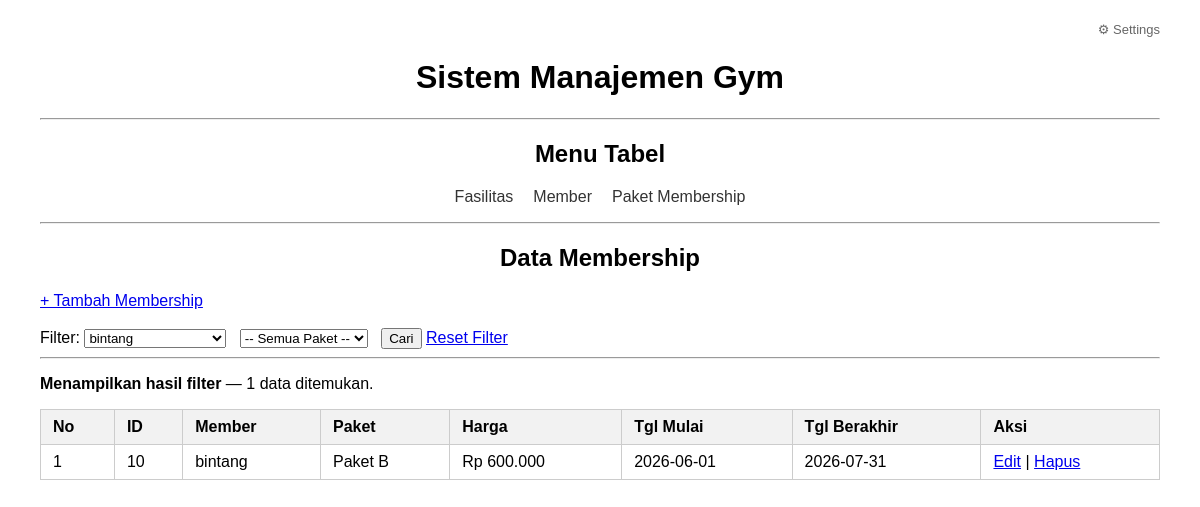
/ManajemenGym/index.php?f_member=3, run on the app's committed database.
### tables this page shows
CREATE TABLE `membership` (
  `id_membership` int(11) NOT NULL,
  `id_member` int(11) NOT NULL,
  `id_paket` int(11) NOT NULL,
  `tgl_mulai` date NOT NULL,
  `tgl_berakhir` date NOT NULL
);

CREATE TABLE `member` (
  `id_member` int(11) NOT NULL,
  `nama` varchar(100) NOT NULL,
  `tgl_lahir` date DEFAULT NULL,
  `jenis_kelamin` enum('L','P') DEFAULT NULL
);

CREATE TABLE `paket_membership` (
  `id_paket` int(11) NOT NULL,
  `nama_paket` varchar(100) NOT NULL,
  `batas_waktu` varchar(100) NOT NULL,
  `harga` int(20) NOT NULL
);

### ManajemenGym/index.php (the view, shortened to what this page needs)
<?php
require_once 'config/koneksi.php';
$f_member = $conn->real_escape_string(trim($_GET['f_member'] ?? ''));
$f_paket  = $conn->real_escape_string(trim($_GET['f_paket']  ?? ''));
$opt_member = $conn->query("SELECT id_member, nama FROM member ORDER BY nama ASC");
$where = [];
if ($f_member !== '') $where[] = "m.id_member = '$f_member'";
$sql_where = count($where) ? 'WHERE ' . implode(' AND ', $where) : '';
$semua = $conn->query("
    SELECT
        ms.id_membership,
        m.nama        AS nama_member,
        p.nama_paket,
        p.harga,
        ms.tgl_mulai,
        ms.tgl_berakhir
    FROM membership ms
    JOIN member m           ON ms.id_member = m.id_member
    JOIN paket_membership p ON ms.id_paket  = p.id_paket
    $sql_where
    ORDER BY ms.id_membership ASC
");
?>
<!DOCTYPE html>
<html lang="id">
<head>
</head>
<body>
<div class="nav-settings">
  <a href="gym_info/edit.php">⚙ Settings</a>
</div>
<h1>Sistem Manajemen Gym</h1>
<hr>
<h2>Menu Tabel</h2>
<nav>
  <ul>
    <li><a href="fasilitas/index.php">Fasilitas</a></li>
    <li><a href="member/index.php">Member</a></li>
    <li><a href="paket_membership/index.php">Paket Membership</a></li>
  </ul>
</nav>
<hr>
<h2>Data Membership</h2>
<a href="membership/tambah.php">+ Tambah Membership</a>
<br><br>
<form method="GET" action="index.php">
  <label>Filter:</label>
  <select name="f_member">
    <?php while ($row = $opt_member->fetch_assoc()): ?>
      <option value="<?= $row['id_member'] ?>" <?= $f_member == $row['id_member'] ? 'selected' : '' ?>>
        <?= htmlspecialchars($row['nama']) ?>
      </option>
    <?php endwhile; ?>
  </select>
  <select name="f_paket">
    <option value="">-- Semua Paket --</option>
  </select>
  <button type="submit">Cari</button>
  <a href="index.php">Reset Filter</a>
</form>
<hr>
<?php $ada_filter = ($f_member || $f_paket); ?>
<?php if ($ada_filter): ?>
  <p><strong>Menampilkan hasil filter</strong> — <?= $semua->num_rows ?> data ditemukan.</p>
<?php endif; ?>
<table>
  <thead>
    <tr>
      <th>No</th>
      <th>ID</th>
      <th>Member</th>
      <th>Paket</th>
      <th>Harga</th>
      <th>Tgl Mulai</th>
      <th>Tgl Berakhir</th>
      <th>Aksi</th>
    </tr>
  </thead>
  <tbody>
    <?php if ($semua->num_rows === 0): ?>
      <tr><td colspan="8" align="center">Belum ada data</td></tr>
    <?php else: $no = 1; while ($row = $semua->fetch_assoc()): ?>
    <tr>
      <td><?= $no++ ?></td>
      <td><?= $row['id_membership'] ?></td>
      <td><?= htmlspecialchars($row['nama_member']) ?></td>
      <td><?= htmlspecialchars($row['nama_paket']) ?></td>
      <td>Rp <?= number_format($row['harga'], 0, ',', '.') ?></td>
      <td><?= $row['tgl_mulai'] ?></td>
      <td><?= $row['tgl_berakhir'] ?></td>
      <td>
        <a href="membership/edit.php?id=<?= $row['id_membership'] ?>">Edit</a> |
        <a href="membership/hapus.php?id=<?= $row['id_membership'] ?>" onclick="return confirm('Yakin hapus?')">Hapus</a>
      </td>
    </tr>
    <?php endwhile; endif; ?>
  </tbody>
</table>
</body>
</html>

### ManajemenGym/index.php (style rules this page uses)
body { font-family: Arial, sans-serif; margin: 20px 40px; }
h1, h2 { text-align: center; }
nav ul { display: flex; justify-content: center; list-style: none; padding: 0; gap: 20px; }
nav ul li a { text-decoration: none; color: #333; }
.nav-settings { text-align: right; margin-bottom: 5px; }
.nav-settings a { font-size: 13px; color: #666; text-decoration: none; }
table { border-collapse: collapse; width: 100%; margin-top: 10px; }
th, td { border: 1px solid #ccc; padding: 8px 12px; text-align: left; }
th { background-color: #f2f2f2; }

### data on the page
membership: id_membership "10", id_member.nama "bintang", id_paket.nama_paket "Paket B", id_paket.harga "600.000", tgl_mulai "2026-06-01", tgl_berakhir "2026-07-31"

### other printed values
$semua->num_rows "1"
form field f_member "bintang"
